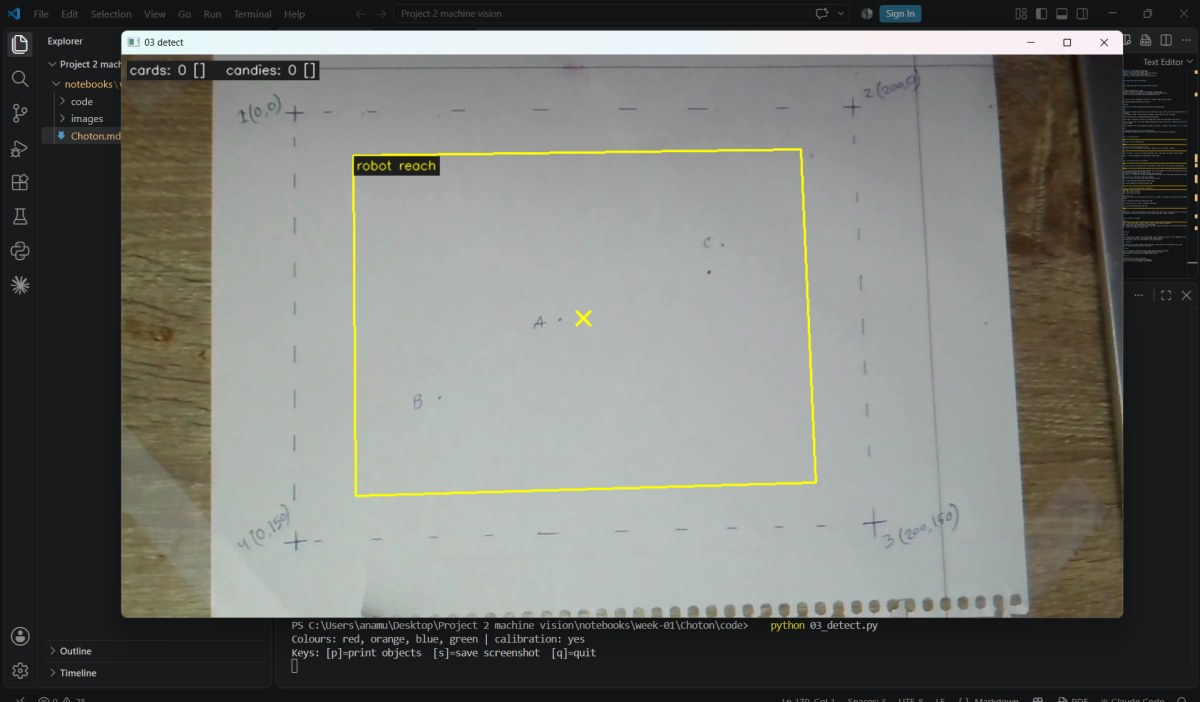
#> input picture notebooks/week-02/Choton/images/11_reach_wrong_rectangle_empty.jpg, 1200 x 702 px
$ python 02_hsv_tuner.py --image ../images/11_reach_wrong_rectangle_empty.jpg
#> lines starting #> are read from the running program, lines starting #| are printed output that depends on the picture; after the words box and inside, x2 and y2 are one past the last pixel; in counts of white or black regions, pixels touching at a corner belong together
### notebooks/week-02/Choton/code/vision_lib.py
"""
vision_lib.py - shared functions used by all the vision scripts.

You normally do NOT run this file directly. The numbered scripts
(01_camera_test.py, 02_hsv_tuner.py, ...) import it.
"""

import json
import os
import time

import cv2
import numpy as np

# ---------------------------------------------------------------------------
# Paths (everything is relative to this file, so it works from any folder)
# ---------------------------------------------------------------------------
VISION_DIR = os.path.dirname(os.path.abspath(__file__))
CONFIG_DIR = os.path.join(VISION_DIR, "config")
# Screenshots go straight into the notebook's picture folder (Choton/images), so they can be used in the report
RESULTS_DIR = os.path.abspath(os.path.join(VISION_DIR, "..", "images"))
IMAGES_DIR = RESULTS_DIR  # photos from 01_camera_test.py


# ---------------------------------------------------------------------------
# Config files (simple JSON so you can open and edit them in any editor)
# ---------------------------------------------------------------------------
def load_json(name, default=None):
    path = os.path.join(CONFIG_DIR, name)
    if not os.path.exists(path):
        return default
    with open(path, "r", encoding="utf-8") as f:
        return json.load(f)


# [6 lines left out: function save_json, not called in this run]


def load_settings():
    return load_json("settings.json", {})
#> (reads notebooks/week-01/Choton/code/config/settings.json from the repository)


def colors_file():
    """Each camera can have its own colour file (settings.json -> "colors_file")."""
    return load_settings().get("colors_file", "colors.json")


def homography_file():
    """Each camera needs its own calibration (settings.json -> "homography_file")."""
    return load_settings().get("homography_file", "homography.json")


def load_colors():
    return load_json(colors_file(), {})


# [85 lines left out: functions load_homography, open_camera, lock_usb_camera, not called in this run]


class FrameSource:
    """Gives frames either from the live camera or from a still image file.

    Using an image file lets you develop and test at home without the camera.
    """

    def __init__(self, image_path=None, settings=None):
        self.image = None
        self.cap = None
        if image_path:
            self.image = cv2.imread(image_path)
            if self.image is None:
                raise FileNotFoundError(f"Could not read image: {image_path}")
        else:
            self.settings = settings or load_settings()
            self.cap = open_camera(self.settings)
            # USB cameras give dark/blank pictures for the first moment after opening
            # (auto exposure is still adjusting), so throw those frames away.
            for _ in range(30):
                self.cap.read()
            if self.settings.get("lock_camera") and not isinstance(self.settings.get("camera_index"), str):
                lock_usb_camera(self.cap, self.settings)

    def read(self):
        if self.image is not None:
            return self.image.copy()
        ok, frame = self.cap.read()
        if ok:
            return frame
        # Wi-Fi stream (Nicla): the camera closes the connection if we stop reading
        # for a few seconds (e.g. while typing in the terminal) -> just reconnect.
        if isinstance(self.settings.get("camera_index"), str):
            for attempt in range(5):
                print("Stream lost - reconnecting...")
                self.cap.release()
                time.sleep(1.0)
                try:
                    self.cap = open_camera(self.settings)
                except RuntimeError:
                    continue
                ok, frame = self.cap.read()
                if ok:
                    return frame
        raise RuntimeError("Camera returned no frame (cable unplugged / Wi-Fi lost?)")

    def release(self):
        if self.cap is not None:
            self.cap.release()


def crop_roi(frame, settings):
    """Cut the image down to the work area, if 'roi' is set in settings.json.

    roi = [x, y, width, height] in pixels, or null for the full image.
    Returns the cropped image and the (x, y) offset of the crop.
    """
    roi = settings.get("roi")
    if not roi:
        return frame, (0, 0)
    x, y, w, h = roi
    return frame[y:y + h, x:x + w], (x, y)


# ---------------------------------------------------------------------------
# Colour masks
# ---------------------------------------------------------------------------
def color_mask(hsv, ranges, settings):
    """Black/white image: white where the pixel colour is inside one of the HSV ranges."""
    mask = np.zeros(hsv.shape[:2], dtype=np.uint8)
    for lo, hi in ranges:
        mask |= cv2.inRange(hsv, np.array(lo, dtype=np.uint8), np.array(hi, dtype=np.uint8))
    k = settings.get("morph_kernel", 5)
    if k and k > 1:
        kernel = np.ones((k, k), np.uint8)
        mask = cv2.morphologyEx(mask, cv2.MORPH_OPEN, kernel)   # remove small noise dots
        mask = cv2.morphologyEx(mask, cv2.MORPH_CLOSE, kernel)  # fill small holes
    return mask


# ---------------------------------------------------------------------------
# Detection
# ---------------------------------------------------------------------------
# [443 lines left out: functions classify, size_ok, pixel_to_robot, solid_mask, merge_fragments, scaled_settings and 10 more, not called in this run]


# ---------------------------------------------------------------------------
# Showing windows (small camera pictures are enlarged on screen)
# ---------------------------------------------------------------------------
DISPLAY_SCALE = 1.0   # last scale used by show(); mouse clicks are divided by it


def show(win, img):
    """Like cv2.imshow, but enlarges small pictures (e.g. Nicla 320 x 240)
    to about "display_width" pixels (settings.json, default 960) for viewing."""
    global DISPLAY_SCALE
    target = load_settings().get("display_width", 960)
    s = max(1.0, target / float(img.shape[1]))
    DISPLAY_SCALE = s
    if s != 1.0:
        img = cv2.resize(img, None, fx=s, fy=s, interpolation=cv2.INTER_LINEAR)
    cv2.imshow(win, img)


def to_image_xy(x, y):
    """Convert a mouse click in an enlarged window back to picture pixels."""
    return int(x / DISPLAY_SCALE), int(y / DISPLAY_SCALE)


# [21 lines left out: functions summarize, _put_label, not called in this run]


def timestamp():
    import datetime
    return datetime.datetime.now().strftime("%Y-%m-%d_%H-%M-%S")

### notebooks/week-02/Choton/code/02_hsv_tuner.py
"""
STEP 2 - Find the colour ranges (HSV) for your cards and candies.

Live camera:          python 02_hsv_tuner.py
From a saved photo:   python 02_hsv_tuner.py --image ../images/xxx.png

How to use:
  1. CLICK on an object in the "image" window -> its HSV value is printed
     in the terminal. Click a few spots on the same object.
  2. Move the sliders until ONLY that object is white in the "mask" window
     and everything else is black.
       H = hue (the colour itself, 0..180)
       S = saturation (how strong the colour is; grey/white table = low S)
       V = value (brightness)
  3. Press 's' and type the colour name (e.g. red) in the terminal.
     The range is saved to config/colors.json (or the "colors_file" in settings.json).
  4. Repeat for every colour. Press 'q' to quit.

Red is special: it sits at BOTH ends of the hue scale (0-10 and 170-180).
Save red twice and answer 'a' (add) the second time.
"""

import argparse

import cv2
import numpy as np

import vision_lib as vl

WIN_IMG = "image (click = show HSV)"
WIN_MASK = "mask (white = selected)"
WIN_BARS = "sliders"


def nothing(_):
    pass


def main():
    ap = argparse.ArgumentParser()
    ap.add_argument("--image", help="use a saved photo instead of the live camera")
    args = ap.parse_args()

    settings = vl.load_settings()
    src = vl.FrameSource(args.image, settings)
#> in __init__, self.image is the input picture: shape (702, 1200, 3); mean B, G, R 113, 117.2, 115.9
    state = {"hsv": None}

    def on_click(event, x, y, flags, param):
        x, y = vl.to_image_xy(x, y)
        if event == cv2.EVENT_LBUTTONDOWN and state["hsv"] is not None:
            h, s, v = state["hsv"][y, x]
            print(f"pixel ({x},{y})  ->  H={h}  S={s}  V={v}")

    cv2.namedWindow(WIN_IMG)
    cv2.namedWindow(WIN_MASK)
    cv2.namedWindow(WIN_BARS)
    cv2.resizeWindow(WIN_BARS, 400, 250)
    cv2.setMouseCallback(WIN_IMG, on_click)
    for name, start, maximum in [("H min", 0, 180), ("H max", 180, 180),
                                 ("S min", 100, 255), ("S max", 255, 255),
                                 ("V min", 70, 255), ("V max", 255, 255)]:
        cv2.createTrackbar(name, WIN_BARS, start, maximum, nothing)

    print(__doc__)
    while True:
        frame = src.read()
        frame, _ = vl.crop_roi(frame, settings)
        blur = settings.get("blur", 5)
        if blur and blur > 1:
            frame = cv2.GaussianBlur(frame, (blur | 1, blur | 1), 0)
        hsv = cv2.cvtColor(frame, cv2.COLOR_BGR2HSV)
#> hsv: shape (702, 1200, 3); mean H, S, V 77.9, 26.6, 119.6
        state["hsv"] = hsv

        lo = [cv2.getTrackbarPos(n, WIN_BARS) for n in ("H min", "S min", "V min")]
        hi = [cv2.getTrackbarPos(n, WIN_BARS) for n in ("H max", "S max", "V max")]
        mask = vl.color_mask(hsv, [(lo, hi)], settings)
#> the loop in color_mask, `for lo, hi in ranges:` made 1 pass
#> pass 1, in color_mask, `mask |= cv2.inRange(hsv, np.array(lo, dtype=np.uint8), np.array(hi, dt..`:
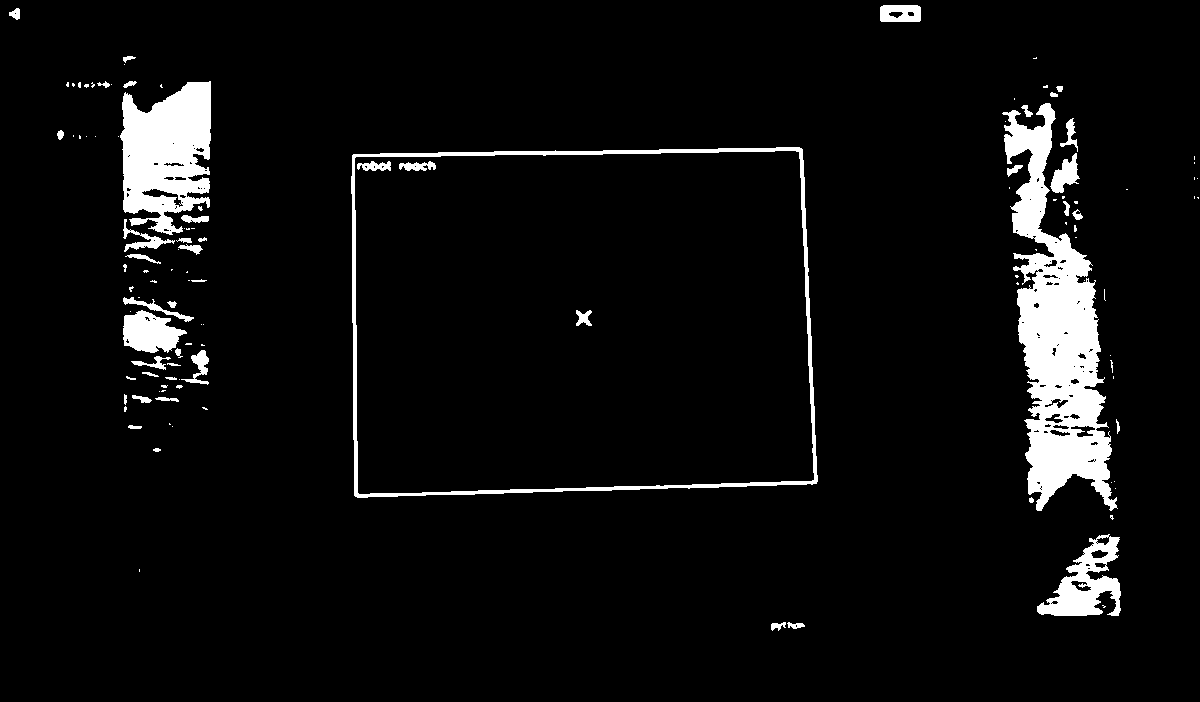
#> mask: shape (702, 1200); 5.6% white; 119 white regions (71 under 20 px), largest, box (x1, y1, x2, y2) and area: (1002, 103, 1118, 511) 20646, (120, 81, 211, 235) 9813, (351, 147, 818, 498) 6063
#> in color_mask, `mask = cv2.morphologyEx(mask, cv2.MORPH_OPEN, kernel)`:
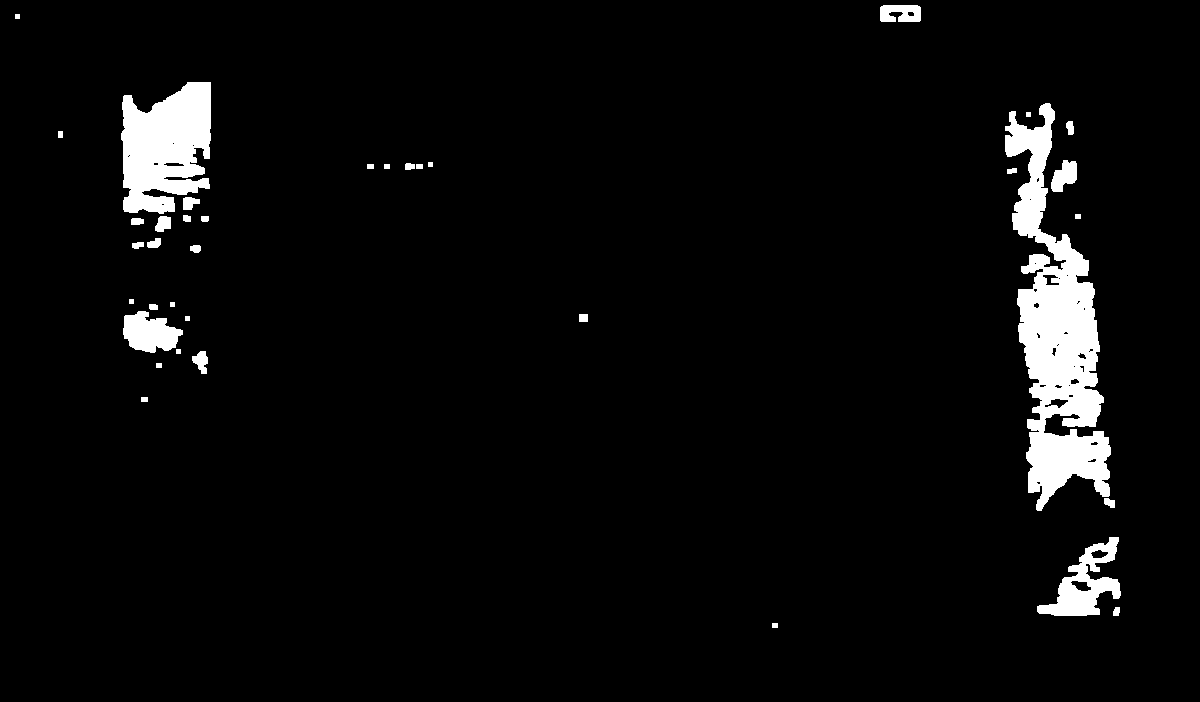
#> mask: shape (702, 1200); 4.2% white; 37 white regions, largest, box (x1, y1, x2, y2) and area: (1005, 103, 1111, 511) 19435, (121, 82, 211, 214) 8832, (1037, 537, 1121, 616) 2779
#> in color_mask, `mask = cv2.morphologyEx(mask, cv2.MORPH_CLOSE, kernel)`:
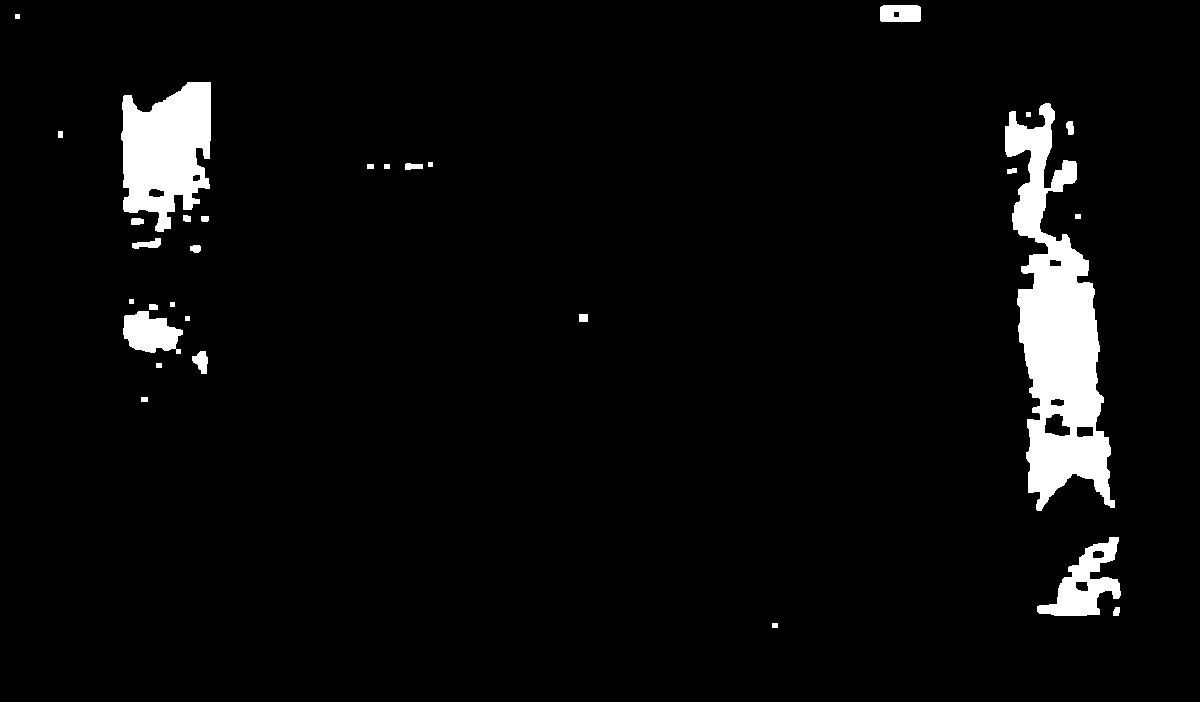
#> mask: shape (702, 1200); 4.4% white; 30 white regions, largest, box (x1, y1, x2, y2) and area: (1005, 103, 1115, 511) 20887, (121, 82, 211, 232) 9515, (1037, 537, 1121, 616) 2927

        vl.show(WIN_IMG, frame)
        vl.show(WIN_MASK, mask)

        key = cv2.waitKey(30) & 0xFF
#> (key q is pressed here)
        if key == ord("q"):
            break
        if key == ord("s"):
            name = input("Colour name to save (e.g. red, green): ").strip().lower()
            if not name:
                print("Nothing saved.")
                continue
            colors = vl.load_colors()
            new_range = [lo, hi]
            if name in colors:
                ans = input(f"'{name}' exists. [r]eplace or [a]dd this range? ").strip().lower()
                if ans == "a":
                    colors[name]["ranges"].append(new_range)
                else:
                    colors[name]["ranges"] = [new_range]
            else:
                # draw colour for the boxes in 03_detect = average colour of the selected pixels
                mean_bgr = cv2.mean(frame, mask=mask)[:3] if mask.any() else (255, 255, 255)
                colors[name] = {"ranges": [new_range], "draw": [int(c) for c in mean_bgr]}
            vl.save_json(vl.colors_file(), colors)
            print(f"{name}: {colors[name]['ranges']}")

    src.release()
    cv2.destroyAllWindows()


if __name__ == "__main__":
    main()
